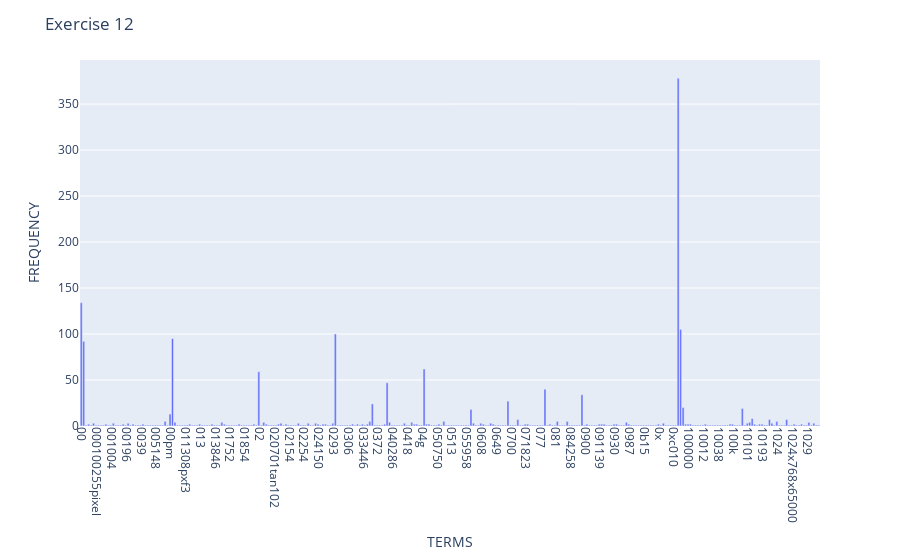

Notebook code cell kept with this figure:
### Markdown cell above
### >>> **Exercise 12 (take home):**
If you want a nicer interactive visualization here, I would encourage you try to install and use plotly to achieve this.

### Code cell
# Answer here
import plotly.express as px
g = px.bar(x=count_vect.get_feature_names_out()[:300], y=term_frequencies[:300])
g.update_layout(
    xaxis=dict(tickangle=90, title="TERMS"),
    yaxis=dict(title="FREQUENCY"),
    title="Exercise 12"
)

### Figure 1 — Plotly figure (JSON) as saved in the notebook; plotly's stock layout.template omitted (floating-point values rounded to 4 significant figures; data arrays with more than 128 entries replaced by an {"elided": "..."} marker saying what was removed)
{"data": [{"hovertemplate": "x=%{x}<br>y=%{y}<extra></extra>", "legendgroup": "", "marker": {"color": "#636efa", "pattern": {"shape": ""}}, "name": "", "orientation": "v", "showlegend": false, "textposition": "auto", "type": "bar", "x": {"elided": "300 str values"}, "xaxis": "x", "y": {"elided": "300 int values"}, "yaxis": "y"}], "layout": {"barmode": "relative", "legend": {"tracegroupgap": 0}, "margin": {"t": 60}, "title": {"text": "Exercise 12"}, "xaxis": {"anchor": "y", "domain": [0, 1], "tickangle": 90, "title": {"text": "TERMS"}}, "yaxis": {"anchor": "x", "domain": [0, 1], "title": {"text": "FREQUENCY"}}}}
